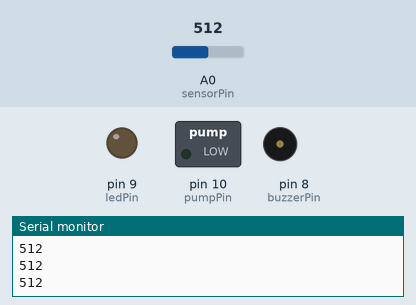
A sketch run on a simulated Arduino Uno, built with avr-gcc and run on an emulated ATmega328P. On the bench: switched loads named in the sketch (green lamp = pin HIGH), output pins drawn as LEDs (lit = HIGH), buzzer (waves = sounding, pin HIGH), the last lines printed to the serial monitor. Inputs (shaded band) come from the test bench; at power-on: A0 (sensorPin) = 512.

Above: at 1.3 s.
1.4 s: A0 (sensorPin) set to 491
At 2.5 s:
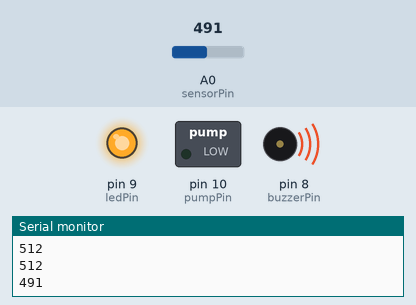
At 4.1 s:
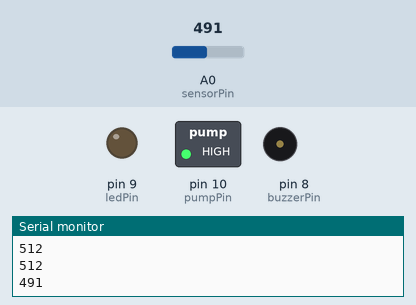
Timing chart, 0 to 5.6 s (numbered marks = the images above; inputs shaded):
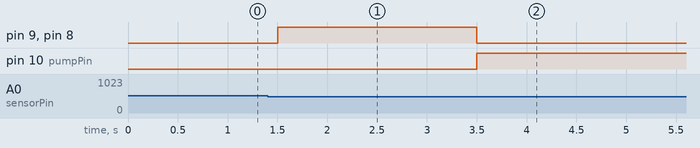

Measured:
- the behaviour switches between 500 and 499 on A0 (sensorPin) (found by bisection; images 0 and 1)
- after the input at 1.4 s, pin 9 (ledPin), pin 8 (buzzerPin): LOW → HIGH after 0.10 s, → LOW 2.0 s later; pin 10 (pumpPin): LOW → HIGH after 2.1 s

The sketch:

watwringsys.ino
```cpp
#include <Arduino.h>

const int sensorPin = A0; // Soil moisture sensor analog pin
const int ledPin = 9;     // LED pin
const int buzzerPin = 8;  // Buzzer pin
const int pumpPin = 10;   // Pump pin

const int threshold = 500; // Moisture threshold

void setup()
{
    pinMode(sensorPin, INPUT);
    pinMode(ledPin, OUTPUT);
    pinMode(buzzerPin, OUTPUT);
    pinMode(pumpPin, OUTPUT);
    Serial.begin(9600);
}

void loop()
{
    int moisture = analogRead(sensorPin);
    Serial.println(moisture);

    if (moisture < threshold)
    {
        digitalWrite(ledPin, HIGH);
        digitalWrite(buzzerPin, HIGH);
        delay(2000);
        digitalWrite(ledPin, LOW);
        digitalWrite(buzzerPin, LOW);

        digitalWrite(pumpPin, HIGH);
        delay(10000);
        digitalWrite(pumpPin, LOW);
    }

    delay(500);
}
```
